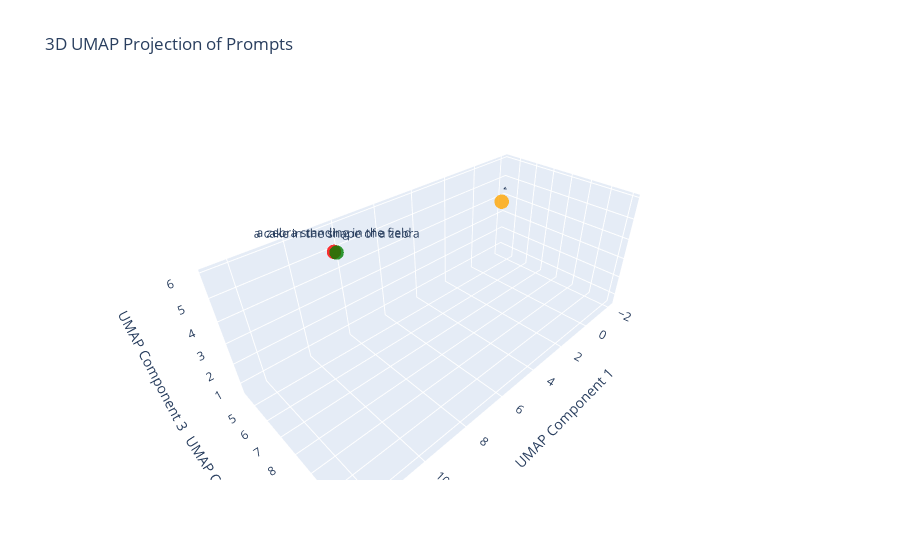

The notebook cell saved with this chart:
### Markdown cell above
# Attack A1
given a concept c_t that is filtered the attack is in 2 phases.
1) the prompt 1 is c_t + a second concept c_d. The embedding of c_t+c_d is computed.
2) the embedding of soley the concept c_d is computed 
3) then you generate with the text encoding of emb(c_t+c_d) + emb(c_d)

### Code cell
p1 = ' a zebra standing in the field'
p2 = 'a cake in the shape of a zebra'
p3 = 'a cake'

# embed the prompts
prompt_embeddings = embed_prompts([p1, p2, p3])
prompt = prompt_embeddings[0].unsqueeze(0)
prompt_1 = prompt_embeddings[1].unsqueeze(0)
prompt_2 = prompt_embeddings[2].unsqueeze(0)
prompt_3 =  prompt_1 - prompt_2
# Get the UMAP coordinates for the prompts
prompt_umap = clip_mapper.transform(prompt.cpu().numpy())
prompt_1_umap = clip_mapper.transform(prompt_1.cpu().numpy())
prompt_2_umap = clip_mapper.transform(prompt_2.cpu().numpy())
prompt_3_umap = clip_mapper.transform(prompt_3.cpu().numpy())
# Prepare the prompts for plotting
prompts = torch.stack([prompt.squeeze(), prompt_1.squeeze(), prompt_2.squeeze(), prompt_3.squeeze()])
prompts_umap = clip_mapper.transform(prompts.cpu().numpy())
# Define colors for the prompts
colors = ['red', 'green', 'blue', 'orange']  # Colors for each prompt
# define the captions
captions = [p1, p2, p3, 'P1 + P2 - P3']
# Plot the prompts in 3D
plot_prompts_3d(prompts_umap, colors, captions)

### Figure 1 — Plotly figure (JSON) as saved in the notebook; plotly's stock layout.template omitted (floating-point values rounded to 4 significant figures)
{"data": [{"marker": {"color": ["red", "green", "blue", "orange"], "opacity": 0.8, "size": 5}, "mode": "markers+text", "text": [" a zebra standing in the field", "a cake in the shape of a zebra", "a cake", "P1 + P2 - P3"], "textposition": "top center", "type": "scatter3d", "x": [9.112, 9.055, 12.46, -2.0], "y": [5.953, 6.021, 11.08, 4.343], "z": [5.957, 5.933, 0.6155, 3.738]}], "layout": {"scene": {"xaxis": {"title": {"text": "UMAP Component 1"}}, "yaxis": {"title": {"text": "UMAP Component 2"}}, "zaxis": {"title": {"text": "UMAP Component 3"}}}, "title": {"text": "3D UMAP Projection of Prompts"}}}
